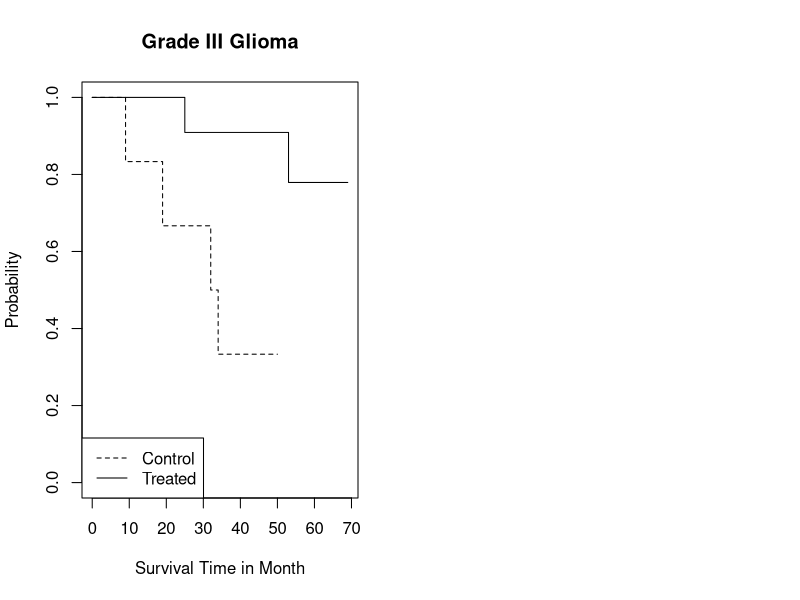

Source code (R): (Note: this script raises an error after producing the figure.)
library(coin)
library(survival)
quartz(width=9, height=6, dpi=72)
layout(matrix(1:2, ncol = 2))

### Grade III glioma
g3 <- subset(glioma, histology == "Grade3")

### Plot Kaplan-Meier curves
plot(survfit(Surv(time, event) ~ group, data = g3), 
	main = "Grade III Glioma", lty = c(2,1), 
##     legend.text = c("Control", "Treated"),
##       legend.bty = 1, 
	ylab = "Probability", 
    xlab = "Survival Time in Month")
	legend("bottomleft", legend=c("Control","Treated"),lty=c(2,1))
	
### logrank test
surv_test(Surv(time, event) ~ group, data = g3, 
               distribution = "exact")

### Grade IV glioma
gbm <- subset(glioma, histology == "GBM")

### Plot Kaplan-Meier curves
plot(survfit(Surv(time, event) ~ group, data = gbm), 
    main = "Grade IV Glioma", lty = c(2,1), 
##       legend.text = c("Control", "Treated"),
##       legend.bty = 1, legend.pos = 1, 
	ylab = "Probability", 
    xlab = "Survival Time in Month")
    legend("topright", legend=c("Control","Treated"),lty=c(2,1))
   
### logrank test
surv_test(Surv(time, event) ~ group, data = gbm, 
            distribution = "exact")

### stratified logrank test
surv_test(Surv(time, event) ~ group | histology, data = glioma,
            distribution = approximate(B = 10000))
